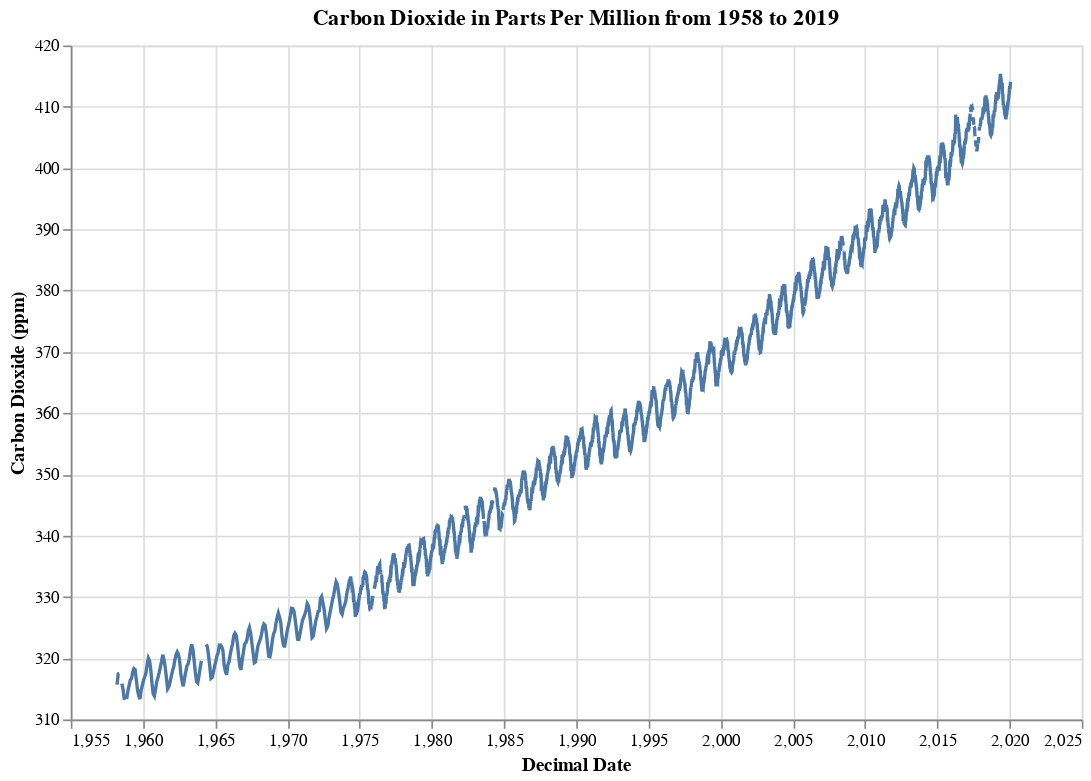

Notebook source saved alongside this figure:
### Markdown cell above
---------
## Atmospheric Carbon Dioxide in ppm (Parts Per Million) between 1958 and 2019
This chart is interactive. Zoom and drag around.

### Code cell
alt.Chart(co2data).mark_line().encode(
    x = 'Decimal Date',
    y = alt.Y('Carbon Dioxide (ppm)', scale = alt.Scale(zero=False))
).properties(
    title = 'Carbon Dioxide in Parts Per Million from 1958 to 2019',
    width = 600,
    height = 400
).interactive()

### Figure 1 — Vega-Lite specification as saved in the notebook (floating-point values rounded to 4 significant figures; data arrays with more than 128 entries replaced by an {"elided": "..."} marker saying what was removed)
{"config": {"view": {"continuousWidth": 400, "continuousHeight": 300}}, "data": {"name": "data-9636545d8fb9c53f41ade6da4ac5b040"}, "mark": "line", "encoding": {"x": {"type": "quantitative", "field": "Decimal Date"}, "y": {"type": "quantitative", "field": "Carbon Dioxide (ppm)", "scale": {"zero": false}}}, "height": 400, "selection": {"selector001": {"type": "interval", "bind": "scales", "encodings": ["x", "y"]}}, "title": "Carbon Dioxide in Parts Per Million from 1958 to 2019", "width": 600, "$schema": "https://vega.github.io/schema/vega-lite/v4.0.2.json", "datasets": {"data-9636545d8fb9c53f41ade6da4ac5b040": {"elided": "3105 records"}}}
